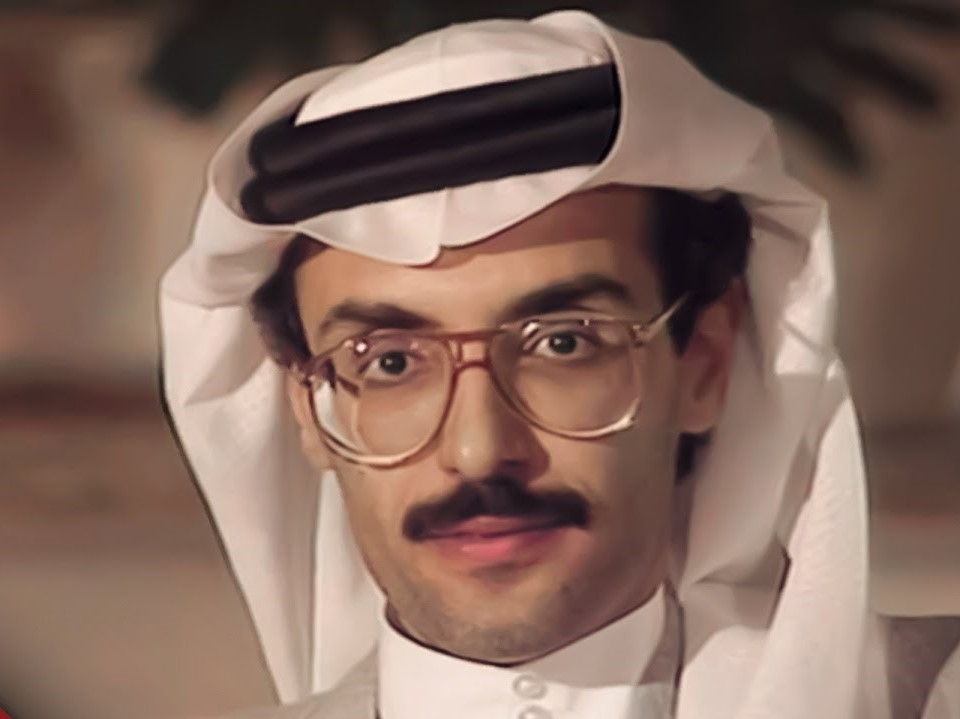
#> input picture Test.jpg, 960 x 719 px, found by its file name
$ python fece_detection.py
#> lines starting #> are read from the running program, lines starting #| are printed output that depends on the picture
import cv2
face_cascade = cv2.CascadeClassifier('haarcascade_frontalface_default.xml')
img = cv2.imread('test.jpg')
#> img is the input picture: shape (719, 960, 3); mean B, G, R 93.6, 104.6, 131.7
gray = cv2.cvtColor(img, cv2.COLOR_BGR2GRAY)
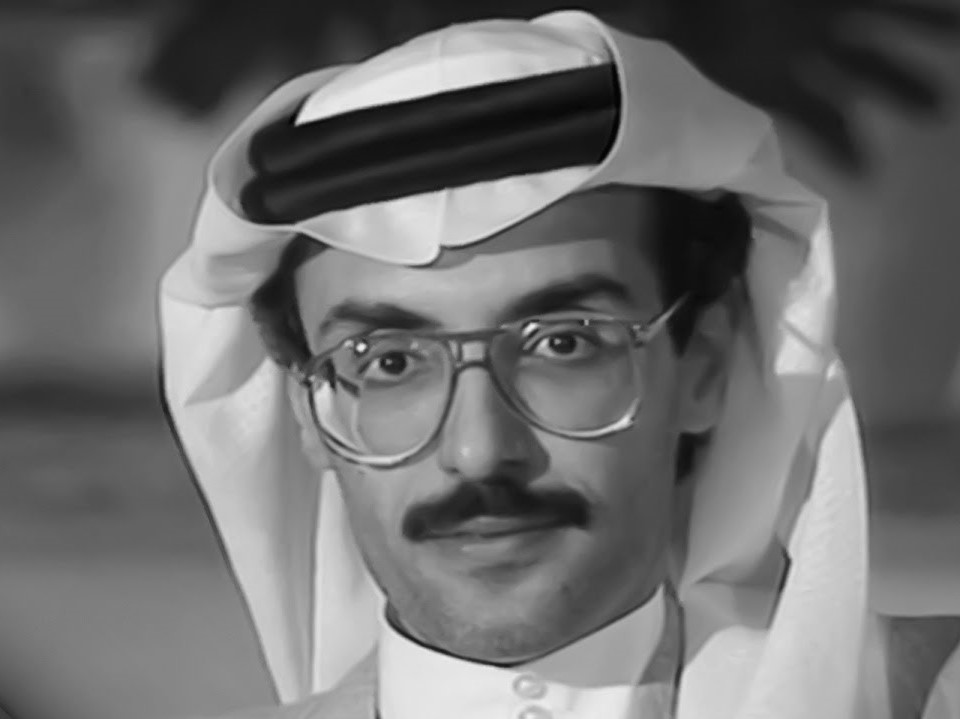
#> gray: shape (719, 960); min 1, max 240, mean 111.4
faces = face_cascade.detectMultiScale(gray, 1.1, 4)
#> faces = [[224, 153, 500, 500]]
for (x, y , w ,h) in faces:
        cv2.rectangle(img, (x, y), (x + w, y + h), (255, 0, 0), 3)
        cv2.imshow('img', img)
        cv2.waitKey()
#> this loop made 1 pass
#> pass 1, `cv2.imshow('img', img)`:
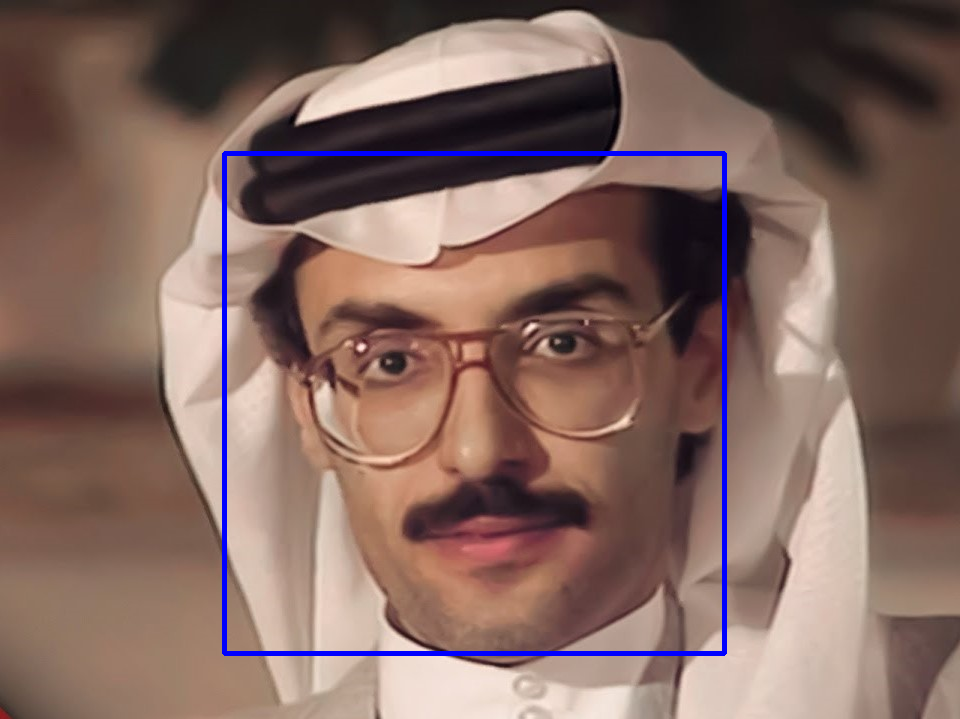
#> window 'img': shape (719, 960, 3); mean B, G, R 95.8, 102.9, 129.7
